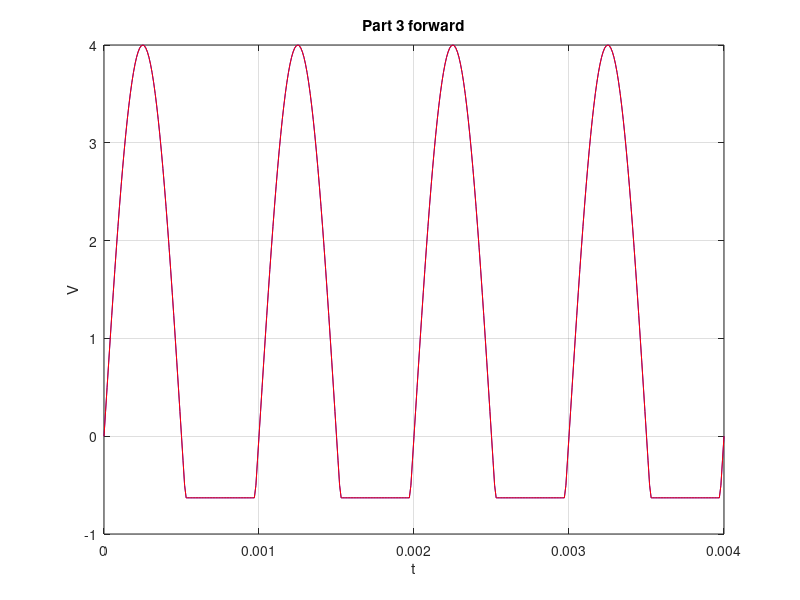

Here is the MATLAB script that generated this plot:
amplitude = 4;
treshold_voltage = 0.63;
frequency = 1000;
period = 1 / frequency;


t = 0: 0.00001: 4 * period; 
f1 = amplitude * sin(2 * pi * frequency * t);



for(i = 1:length(f1))
    if(f1(i) < -0.63)
        f1(i) = -0.63;
    end
end


plot(t,f1,"b");
xlabel("t");
ylabel("V");
title("Part 3 forward")
grid on;
hold on;

plot(t,f1,"r")